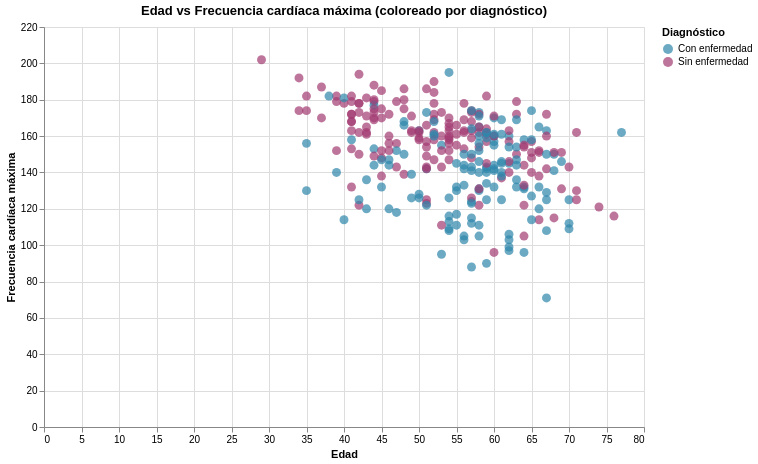

Source (notebook cell):
### Code cell
# Visualización interactiva con Altair: Edad vs Frecuencia cardíaca máxima
chart = alt.Chart(df_clean).mark_circle(size=80, opacity=0.7).encode(
    x=alt.X('age:Q', title='Edad'),
    y=alt.Y('thalach:Q', title='Frecuencia cardíaca máxima'),
    color=alt.Color('diagnostico:N', title='Diagnóstico',
                    scale=alt.Scale(range=['#2E86AB', '#A23B72'])),
    tooltip=['age', 'thalach', 'trestbps', 'chol', 'diagnostico']
).properties(
    width=600,
    height=400,
    title='Edad vs Frecuencia cardíaca máxima (coloreado por diagnóstico)'
).interactive()

chart

### Figure 1 — Vega-Lite specification as saved in the notebook (floating-point values rounded to 4 significant figures; data arrays with more than 128 entries replaced by an {"elided": "..."} marker saying what was removed)
{"config": {"view": {"continuousWidth": 300, "continuousHeight": 300}}, "data": {"name": "data-568635cb1206acf3c374a4c46a72e8f9"}, "mark": {"type": "circle", "opacity": 0.7, "size": 80}, "encoding": {"color": {"field": "diagnostico", "scale": {"range": ["#2E86AB", "#A23B72"]}, "title": "Diagnóstico", "type": "nominal"}, "tooltip": [{"field": "age", "type": "quantitative"}, {"field": "thalach", "type": "quantitative"}, {"field": "trestbps", "type": "quantitative"}, {"field": "chol", "type": "quantitative"}, {"field": "diagnostico", "type": "nominal"}], "x": {"field": "age", "title": "Edad", "type": "quantitative"}, "y": {"field": "thalach", "title": "Frecuencia cardíaca máxima", "type": "quantitative"}}, "height": 400, "params": [{"name": "param_1e9efca18e7a2868", "select": {"type": "interval", "encodings": ["x", "y"]}, "bind": "scales"}], "title": "Edad vs Frecuencia cardíaca máxima (coloreado por diagnóstico)", "width": 600, "$schema": "https://vega.github.io/schema/vega-lite/v6.4.1.json", "datasets": {"data-568635cb1206acf3c374a4c46a72e8f9": {"elided": "297 records"}}}
